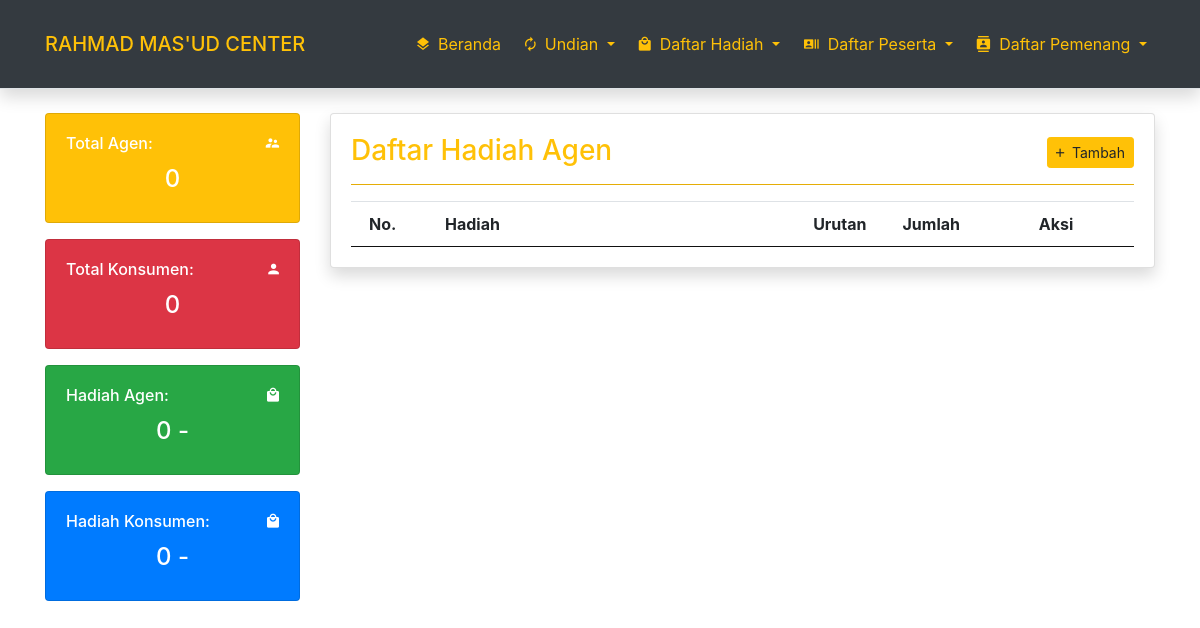
/?view=hadiah-agen, run on an earlier commit of the app's database.
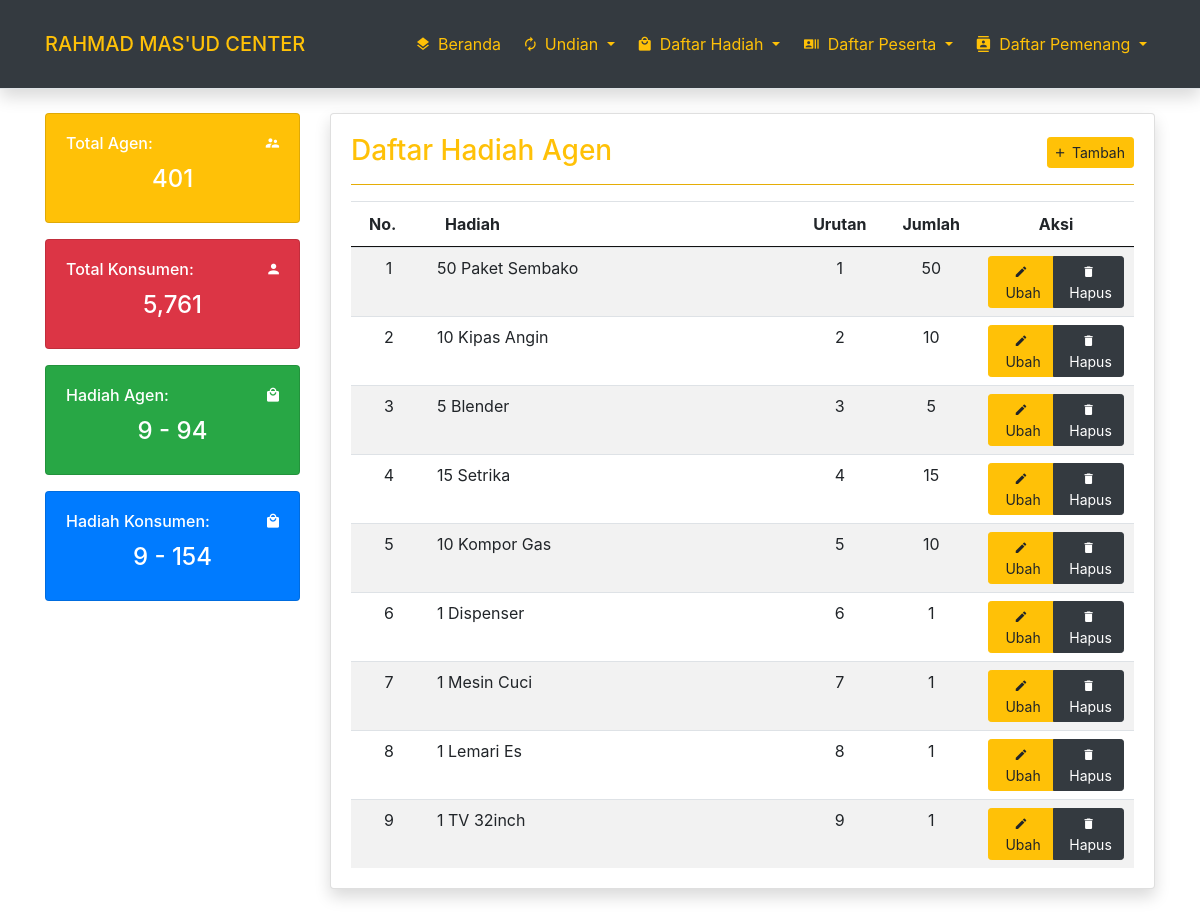
And on a later commit of the database.
### tables this page shows
CREATE TABLE `hdh_agen` (
  `id_hdh` int(11) NOT NULL,
  `nama_hdh` text NOT NULL,
  `urut_hdh` int(5) NOT NULL,
  `jmlh_hdh` int(5) NOT NULL
);

### php/koneksi.php (called while the page is built, shortened)
<?php
$title   = "Rahmad Mas'ud Center";
$path    = "http://localhost/www/app-undian";

### php/bcrypt.php (called while the page is built, shortened)
<?php
function b_encode($string)
{
  $encrypt_text = '412' . rand(111111111, 999999999) . '020' . $string;
  $encrypt_result = base64_encode($encrypt_text);
  return $encrypt_result;
}

### hadiah_agen.php (the view)
<div class="card shadow">
  <div class="card-body">
    <h3 class="text-warning">
      Daftar Hadiah Agen
      <span class="float-right">
        <a href="?view=hadiah-tambah-agen" class="btn btn-sm btn-warning">
          <i class="zmdi zmdi-plus"></i>&nbsp; Tambah
        </a>
      </span>
    </h3>
    <hr class="bg-warning">
    <div class="row">
      <div class="col-lg-12">
        <div class="table-responsive">
          <table class="table table-striped dataTable">
            <thead>
              <tr>
                <th width="40">No.</th>
                <th>Hadiah</th>
                <th width="40" class="text-center">Urutan</th>
                <th width="40" class="text-center">Jumlah</th>
                <th width="120" class="text-center">Aksi</th>
              </tr>
            </thead>
            <tbody>
              <?php
              $no     = 1;
              $query  = "SELECT * FROM hdh_agen ORDER BY urut_hdh ASC";
              $sql    = mysqli_query($conn, $query) or die(mysqli_error($conn));
              while ($psrt = mysqli_fetch_array($sql)) :
              ?>
                <tr>
                  <td class="text-center"><?= $no++ ?></td>
                  <td><?= $psrt['nama_hdh']; ?></td>
                  <td class="text-center"><?= $psrt['urut_hdh']; ?></td>
                  <td class="text-center"><?= $psrt['jmlh_hdh']; ?></td>
                  <td class="text-center">
                    <div class="btn-group" role="group">
                      <a href="?view=hadiah-ubah-agen&id=<?= b_encode($psrt['id_hdh']); ?>" class="btn btn-sm btn-warning"><i class="zmdi zmdi-edit"></i>&nbsp;Ubah</a>
                      <a href="<?= $path . '/php/hadiah_hapus_agen.php?id=' . b_encode($psrt['id_hdh']); ?>" class="btn btn-sm btn-dark"><i class="zmdi zmdi-delete"></i>&nbsp;Hapus</a>
                    </div>
                  </td>
                </tr>
              <?php endwhile; ?>
            </tbody>
          </table>
        </div>
      </div>
    </div>
  </div>
</div>

### index.php (shortened to what this page needs)
<?php
include('php/koneksi.php');
include('php/bcrypt.php');
$query   = "SELECT * FROM agen";
$sql     = mysqli_query($conn, $query) or die(mysqli_error($conn));
$query2   = "SELECT * FROM pelanggan";
$sql2     = mysqli_query($conn, $query2) or die(mysqli_error($conn));
$query3   = "SELECT * FROM hdh_agen WHERE jmlh_hdh != 0";
$sql3     = mysqli_query($conn, $query3) or die(mysqli_error($conn));
$query5   = "SELECT SUM(jmlh_hdh) AS jumhadiah FROM hdh_agen";
$sql5     = mysqli_query($conn, $query5) or die(mysqli_error($conn));
$dataAgen = mysqli_fetch_array($sql5);
$query4   = "SELECT * FROM hdh_plg WHERE jmlh_hdh != 0";
$sql4     = mysqli_query($conn, $query4) or die(mysqli_error($conn));
$query6   = "SELECT SUM(jmlh_hdh) AS jumhadiah FROM hdh_plg";
$sql6     = mysqli_query($conn, $query6) or die(mysqli_error($conn));
$dataKons = mysqli_fetch_array($sql6);
$totalAgen              = mysqli_num_rows($sql);
$totalPelanggan         = mysqli_num_rows($sql2);
$totalHadiahAgen        = mysqli_num_rows($sql3);
$jumlahHadiahAgen       = $dataAgen['jumhadiah'];
$totalHadiahPelanggan   = mysqli_num_rows($sql4);
$jumlahHadiahPelanggan  = $dataKons['jumhadiah'];
?>
<!DOCTYPE html>
<html lang="en">
<head>
  <link rel="stylesheet" href="vendor/bootstrap4/bootstrap.css">
  <link rel="stylesheet" href="vendor/material-icon/css/material-design-iconic-font.min.css">
  <link rel="stylesheet" href="vendor/datatables/jquery.dataTables.min.css">
</head>
<body>
  <nav class="navbar sticky-top navbar-expand-lg navbar-dark bg-dark border-bottom shadow py-3">
    <div class="container">
      <span class="navbar-brand my-2 h4 text-uppercase text-warning"><?= $title; ?></span>
      <div class="collapse navbar-collapse" id="navbarNavAltMarkup">
        <div class="navbar-nav ml-auto">
          <li class="nav-item active">
            <a class="nav-link text-warning ml-2 my-2" href="<?= $path; ?>">
              <i class="zmdi zmdi-layers"></i>&nbsp; Beranda
            </a>
          </li>
          <li class="nav-item dropdown">
            <a class="nav-link text-warning ml-2 my-2 dropdown-toggle" href="#" id="navbarDropdown" role="button" data-toggle="dropdown" aria-haspopup="true" aria-expanded="false">
              <i class="zmdi zmdi-refresh"></i>&nbsp; Undian
            </a>
          </li>
          <li class="nav-item dropdown">
            <a class="nav-link text-warning ml-2 my-2 dropdown-toggle" href="#" id="navbarDropdown" role="button" data-toggle="dropdown" aria-haspopup="true" aria-expanded="false">
              <i class="zmdi zmdi-mall"></i>&nbsp; Daftar Hadiah
            </a>
          </li>
          <li class="nav-item dropdown">
            <a class="nav-link text-warning ml-2 my-2 dropdown-toggle" href="#" id="navbarDropdown" role="button" data-toggle="dropdown" aria-haspopup="true" aria-expanded="false">
              <i class="zmdi zmdi-accounts-list"></i>&nbsp; Daftar Peserta
            </a>
          </li>
          <li class="nav-item dropdown">
            <a class="nav-link text-warning ml-2 my-2 dropdown-toggle" href="#" id="navbarDropdown" role="button" data-toggle="dropdown" aria-haspopup="true" aria-expanded="false">
              <i class="zmdi zmdi-accounts-list-alt"></i>&nbsp; Daftar Pemenang
            </a>
          </li>
        </div>
      </div>
    </div>
  </nav>
  <section class="mb-4">
    <div class="container">
      <div class="row">
        <div class="col-lg-3 mt-4">
          <div class="card bg-warning text-white">
            <div class="card-body">
              <h6 class="card-title">
                Total Agen:
                <span class="float-right"><i class="zmdi zmdi-accounts-alt"></i></span>
              </h6>
              <h4 class="text-center"><?= number_format($totalAgen); ?></h4>
            </div>
          </div>
          <div class="card bg-danger text-white mt-3">
            <div class="card-body">
              <h6 class="card-title">
                Total Konsumen:
                <span class="float-right"><i class="zmdi zmdi-account"></i></span>
              </h6>
              <h4 class="text-center"><?= number_format($totalPelanggan); ?></h4>
            </div>
          </div>
          <div class="card bg-success text-white mt-3">
            <div class="card-body">
              <h6 class="card-title">
                Hadiah Agen:
                <span class="float-right"><i class="zmdi zmdi-mall"></i></span>
              </h6>
              <h4 class="text-center"><?= number_format($totalHadiahAgen) . ' - ' . $jumlahHadiahAgen; ?></h4>
            </div>
          </div>
          <div class="card bg-primary text-white mt-3">
            <div class="card-body">
              <h6 class="card-title">
                Hadiah Konsumen:
                <span class="float-right"><i class="zmdi zmdi-mall"></i></span>
              </h6>
              <h4 class="text-center"><?= number_format($totalHadiahPelanggan) . ' - ' . $jumlahHadiahPelanggan; ?></h4>
            </div>
          </div>
        </div>
        <div class="col-lg-9 mt-4">
          <?php include_once("php/konten.php"); ?>
        </div>
      </div>
    </div>
  </section>
</body>
</html>

### php/konten.php
<?php
if (isset($_GET['view'])) $view = $_GET['view'];
else $view = "beranda";
if ($view == "beranda") include("beranda.php");
elseif ($view == "agen") include("agen.php");
elseif ($view == "agen-tambah") include("agen_tambah.php");
elseif ($view == "agen-detail") include("agen_detail.php");
elseif ($view == "agen-ubah") include("agen_ubah.php");
elseif ($view == "agen-hapus") include("agen_hapus.php");
elseif ($view == "agen-import") include("agen_import.php");
elseif ($view == "konsumen") include("konsumen.php");
elseif ($view == "konsumen-tambah") include("konsumen_tambah.php");
elseif ($view == "konsumen-detail") include("konsumen_detail.php");
elseif ($view == "konsumen-ubah") include("konsumen_ubah.php");
elseif ($view == "konsumen-hapus") include("konsumen_hapus.php");
elseif ($view == "konsumen-import") include("konsumen_import.php");
elseif ($view == "hadiah-agen") include("hadiah_agen.php");
elseif ($view == "hadiah-tambah-agen") include("hadiah_tambah_agen.php");
elseif ($view == "hadiah-ubah-agen") include("hadiah_ubah_agen.php");
elseif ($view == "hadiah-import-agen") include("hadiah_import_agen.php");
elseif ($view == "hadiah-pelanggan") include("hadiah_pelanggan.php");
elseif ($view == "hadiah-tambah-pelanggan") include("hadiah_tambah_pelanggan.php");
elseif ($view == "hadiah-ubah-pelanggan") include("hadiah_ubah_pelanggan.php");
elseif ($view == "hadiah-import-pelanggan") include("hadiah_import_pelanggan.php");
elseif ($view == "pemenang-agen") include("agen_pemenang.php");
elseif ($view == "pemenang-agen-detail") include("agen_pemenang_detail.php");
elseif ($view == "pemenang-konsumen") include("konsumen_pemenang.php");
elseif ($view == "pemenang-konsumen-detail") include("konsumen_pemenang_detail.php");

What changed in the data, as far as the page shows it:
added hdh_agen: nama_hdh "50 Paket Sembako", urut_hdh "1", jmlh_hdh "50"
added hdh_agen: nama_hdh "10 Kipas Angin", urut_hdh "2", jmlh_hdh "10"
added hdh_agen: nama_hdh "5 Blender", urut_hdh "3", jmlh_hdh "5"
added hdh_agen: nama_hdh "15 Setrika", urut_hdh "4", jmlh_hdh "15"
added hdh_agen: nama_hdh "10 Kompor Gas", urut_hdh "5", jmlh_hdh "10"
added hdh_agen: nama_hdh "1 Dispenser", urut_hdh "6", jmlh_hdh "1"
added hdh_agen: nama_hdh "1 Mesin Cuci", urut_hdh "7", jmlh_hdh "1"
added hdh_agen: nama_hdh "1 Lemari Es", urut_hdh "8", jmlh_hdh "1"
added hdh_agen: nama_hdh "1 TV 32inch", urut_hdh "9", jmlh_hdh "1"
Also different on the page:
$totalAgen: "0" → "401"
$totalPelanggan: "0" → "5,761"
$totalHadiahAgen: "0" → "9"
$jumlahHadiahAgen: (not shown) → "94"
$totalHadiahPelanggan: "0" → "9"
$jumlahHadiahPelanggan: (not shown) → "154"
